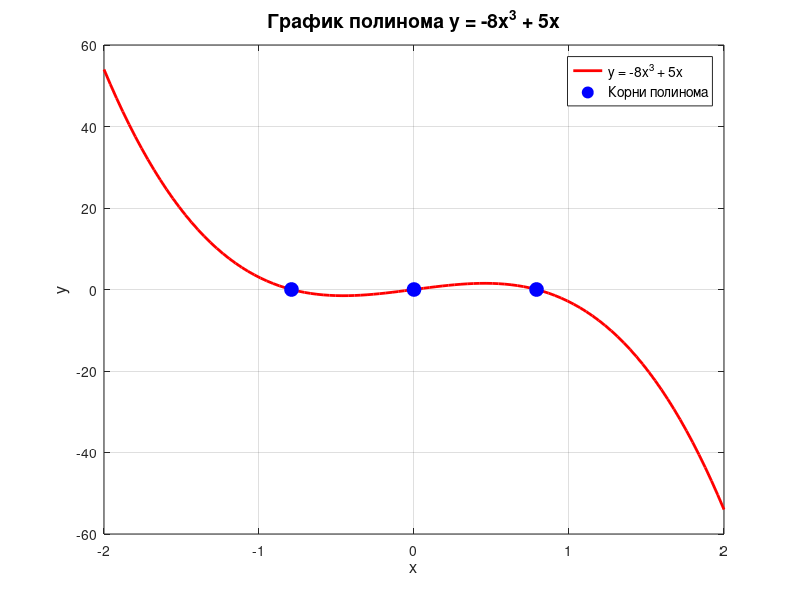

The MATLAB script that drew this image:
% Задание 1: Решение системы линейных алгебраических уравнений

% Определение коэффициентов и свободных членов
A = [-1 16 15 -5; 
    19 19 -2 11; 
    -8 -17 15 3; 
    14 12 11 17];

b = [-18; 13; -11; -9];

% 1. Метод обратной матрицы
x_inverse = inv(A) * b;

% 2. Метод Гаусса
x_gauss = A\b;

% 3. Стандартные функции MATLAB
x_standard = linsolve(A, b);

% Проверка решений
check_inverse = A * x_inverse;
check_gauss = A * x_gauss;
check_standard = A * x_standard;

% Вывод результатов
fprintf('Решение методом обратной матрицы:\n');
disp(x_inverse);
fprintf('Проверка: A * x_inverse = \n');
disp(check_inverse);

fprintf('Решение методом Гаусса:\n');
disp(x_gauss);
fprintf('Проверка: A * x_gauss = \n');
disp(check_gauss);

fprintf('Решение стандартной функцией MATLAB:\n');
disp(x_standard);
fprintf('Проверка: A * x_standard = \n');
disp(check_standard);

% Задание 2: Нахождение корней полинома

% Определение коэффициентов полинома
coeffs = [-8, 0, 5, 0]; 

% Нахождение корней полинома
roots_poly = roots(coeffs);

% Вывод корней
fprintf('Корни полинома:\n');
disp(roots_poly);

% Проверка корней с помощью графика
x_range = linspace(-2, 2, 100);
y_values = polyval(coeffs, x_range);

% Построение графика полинома
figure;
plot(x_range, y_values, 'r-', 'LineWidth', 2);
hold on;
plot(roots_poly, zeros(size(roots_poly)), 'bo', 'MarkerSize', 10, 'MarkerFaceColor', 'b');
xlabel('x', 'FontSize', 12);
ylabel('y', 'FontSize', 12);
title('График полинома y = -8x^3 + 5x', 'FontSize', 14);
grid on;
legend('y = -8x^3 + 5x', 'Корни полинома', 'FontSize', 10);
hold off;
